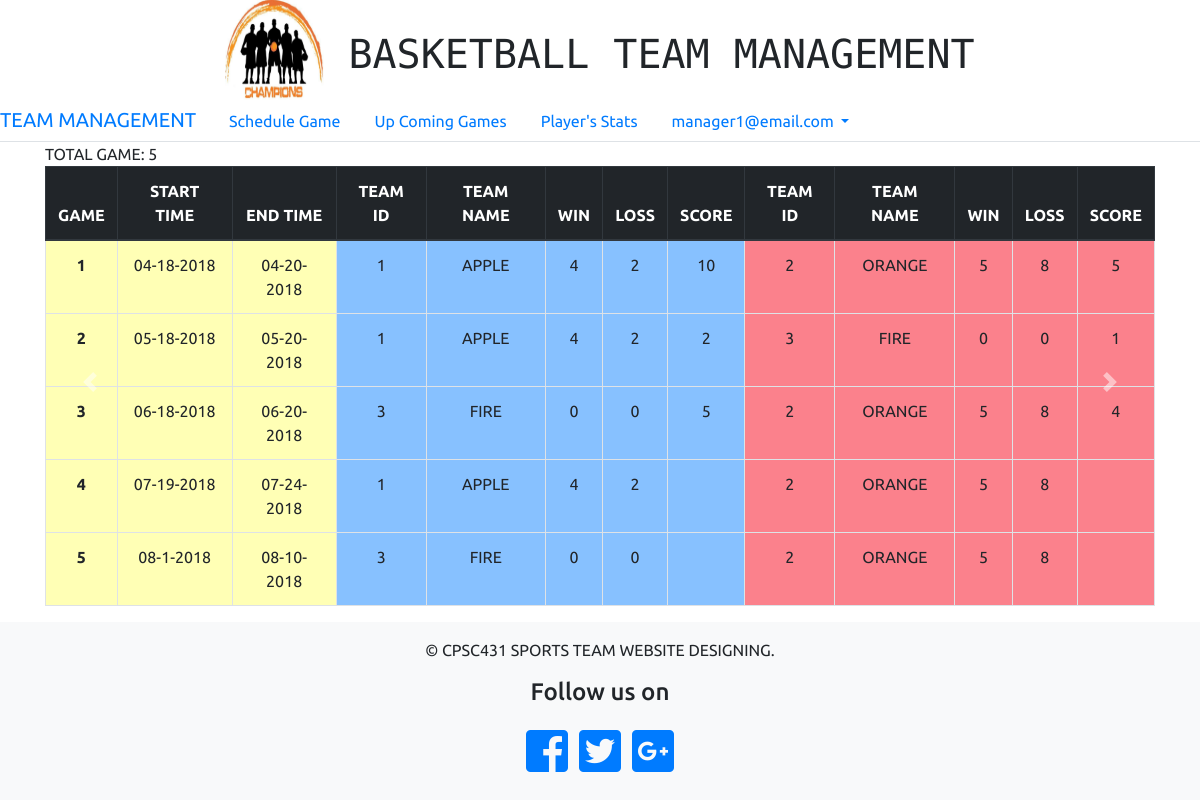
Screenshot of /regular_page.php (signed in) with the database file from the repository.
### tables this page shows
CREATE TABLE PLAY
(
  PGAME_ID INT(10) UNSIGNED NOT NULL,
  PTEAM_ID INT(10) UNSIGNED NOT NULL,
  SCORE TINYINT(3) UNSIGNED DEFAULT 0,

  PRIMARY KEY(PGAME_ID,PTEAM_ID),

  CONSTRAINT FOREIGN KEY (PTEAM_ID) REFERENCES TEAMS(TEAM_ID),
  CONSTRAINT FOREIGN KEY (PGAME_ID) REFERENCES GAMES(GAME_ID)
);

CREATE TABLE GAMES
(
  GAME_ID INT(10) UNSIGNED NOT NULL AUTO_INCREMENT PRIMARY KEY,
  START_DAY VARCHAR(100),
  END_DAY VARCHAR(150) NOT NULL
);

CREATE TABLE TEAMS
(
  TEAM_ID INT(10) UNSIGNED NOT NULL AUTO_INCREMENT PRIMARY KEY,
  TMANAGER_ID INT(10) UNSIGNED NOT NULL,
  TEAM_NAME  VARCHAR(100),
  WIN TINYINT(3) UNSIGNED DEFAULT 0,
  LOSS TINYINT(3) UNSIGNED DEFAULT 0,

  FOREIGN KEY (TMANAGER_ID) REFERENCES MANAGER(MANAGER_ID)
);

### schedule_game.php (the view, shortened to what this page needs)
<!DOCTYPE html>
<html>
  <head>
  </head>
  <body>
    <?php
      $link = mysqli_connect(DB_SERVER, DB_USERNAME, DB_PASSWORD, DB_NAME);
      $query = "SELECT G.GAME_ID, G.START_DAY, G.END_DAY, T.TEAM_NAME, T.WIN, T.LOSS, P.SCORE, P.PTEAM_ID
      FROM PLAY P, GAMES G, TEAMS T
      WHERE T.TEAM_ID = P.PTEAM_ID AND G.GAME_ID = P.PGAME_ID
      ORDER BY GAME_ID, G.START_DAY, G.END_DAY, T.TEAM_NAME";
      if ($stmt = $link->prepare($query)) {
        $stmt->execute();
        $stmt->store_result();
        $stmt->bind_result(
          $GID,
          $STD,
          $ETD,
          $TN,
          $W,
          $L,
          $SCORE,
          $TEAM_ID
        );
      }
    ?>
    <?php
      $row = (int) $stmt->num_rows / 2;
      echo "TOTAL GAME:  ".$row. "<br/>";
    ?>
    <table class="table table-bordered table-hover">
      <thead class="thead-dark">
        <tr class="info">
          <th scope="col">GAME</th>
          <th scope="col">START TIME</th>
          <th scope="col">END TIME</th>
          <th scope="col">TEAM ID</th>
          <th scope="col">TEAM NAME</th>
          <th scope="col">WIN</th>
          <th scope="col">LOSS</th>
          <th scope="col">SCORE</th>
          <th scope="col">TEAM ID</th>
          <th scope="col">TEAM NAME</th>
          <th scope="col">WIN</th>
          <th scope="col">LOSS</th>
          <th scope="col">SCORE</th>
        </tr>
      </thead>
      <?php
        while($stmt->fetch()){
          echo "<tr>\n";
          echo "<th scope=\"row\" style=\"background: #ffff004a\">".$GID."</th>\n";
          echo "<td style=\"background: #ffff004a\">".$STD."</td>\n";
          echo "<td style=\"background: #ffff004a\">".$ETD."</td>\n";
          echo "<td style=\"background: #007cff78\">".$TEAM_ID."</td>\n";
          echo "<td style=\"background: #007cff78\">".$TN."</td>\n";
          echo "<td style=\"background: #007cff78\">".$W."</td>\n";
          echo "<td style=\"background: #007cff78\">".$L."</td>\n";
          echo "<td style=\"background: #007cff78\">".$SCORE."</td>\n";
          $stmt->fetch();
          echo "<td style=\"background: #f7041b80\">".$TEAM_ID."</td>\n";
          echo "<td style=\"background: #f7041b80\">".$TN."</td>\n";
          echo "<td style=\"background: #f7041b80\">".$W."</td>\n";
          echo "<td style=\"background: #f7041b80\">".$L."</td>\n";
          echo "<td style=\"background: #f7041b80\">".$SCORE."</td>\n";
          echo "</tr>";
        }
      ?>
    </table>
  </body>
</html>

### css/regularpage.css (style rules this page uses)
body { font-family: 'Ubuntu', sans-serif; }
.table { text-align: center; }

### rows the page displays
play: PGAME_ID.GAME_ID "1", PGAME_ID.START_DAY "04-18-2018", PGAME_ID.END_DAY "04-20-2018", PTEAM_ID "1", PTEAM_ID.TEAM_NAME "APPLE", PTEAM_ID.WIN "4", PTEAM_ID.LOSS "2", SCORE "10", play.PTEAM_ID "2", teams.TEAM_NAME "ORANGE", teams.WIN "5", teams.LOSS "8", play.SCORE "5"
play: PGAME_ID.GAME_ID "2", PGAME_ID.START_DAY "05-18-2018", PGAME_ID.END_DAY "05-20-2018", PTEAM_ID "1", PTEAM_ID.TEAM_NAME "APPLE", PTEAM_ID.WIN "4", PTEAM_ID.LOSS "2", SCORE "2", play.PTEAM_ID "3", teams.TEAM_NAME "FIRE", teams.WIN "0", teams.LOSS "0", play.SCORE "1"
play: PGAME_ID.GAME_ID "3", PGAME_ID.START_DAY "06-18-2018", PGAME_ID.END_DAY "06-20-2018", PTEAM_ID "3", PTEAM_ID.TEAM_NAME "FIRE", PTEAM_ID.WIN "0", PTEAM_ID.LOSS "0", SCORE "5", play.PTEAM_ID "2", teams.TEAM_NAME "ORANGE", teams.WIN "5", teams.LOSS "8", play.SCORE "4"
play: PGAME_ID.GAME_ID "4", PGAME_ID.START_DAY "07-19-2018", PGAME_ID.END_DAY "07-24-2018", PTEAM_ID "1", PTEAM_ID.TEAM_NAME "APPLE", PTEAM_ID.WIN "4", PTEAM_ID.LOSS "2", play.PTEAM_ID "2", teams.TEAM_NAME "ORANGE", teams.WIN "5", teams.LOSS "8"
play: PGAME_ID.GAME_ID "5", PGAME_ID.START_DAY "08-1-2018", PGAME_ID.END_DAY "08-10-2018", PTEAM_ID "3", PTEAM_ID.TEAM_NAME "FIRE", PTEAM_ID.WIN "0", PTEAM_ID.LOSS "0", play.PTEAM_ID "2", teams.TEAM_NAME "ORANGE", teams.WIN "5", teams.LOSS "8"

### other values shown
$_SESSION['email'] "manager1@email.com"
$row "5"
